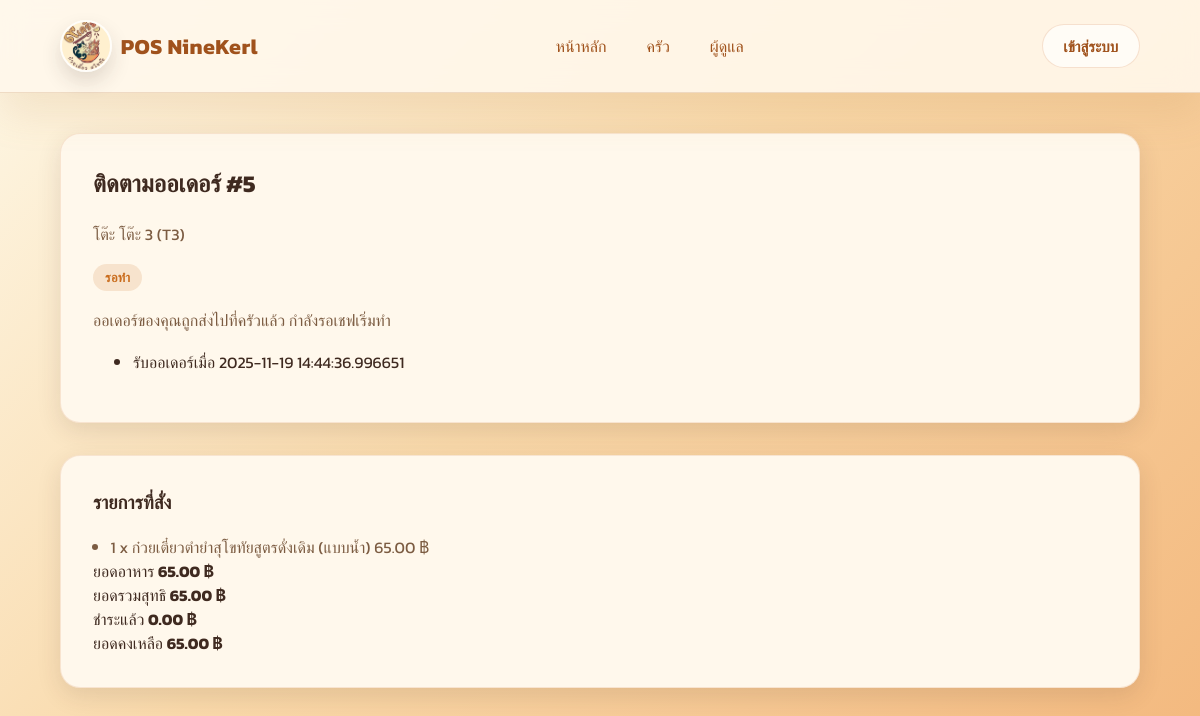
The app's page /order/5 with its own data.
### pos_app/models.py (models this page shows, shortened)
class DiningTable(Base):
    __tablename__ = "dining_tables"
    id: Mapped[int] = mapped_column(primary_key=True)
    name: Mapped[str] = mapped_column(String(50), nullable=False)
    code: Mapped[str] = mapped_column(String(20), nullable=False, unique=True)
    access_token: Mapped[str | None] = mapped_column(String(64), nullable=True)
    orders: Mapped[List["Order"]] = relationship(
        "Order", back_populates="table", cascade="all, delete-orphan"
    )

class MenuItem(Base):
    __tablename__ = "menu_items"
    __table_args__ = (UniqueConstraint("name", "category_id"),)
    id: Mapped[int] = mapped_column(primary_key=True)
    name: Mapped[str] = mapped_column(String(150), nullable=False)
    description: Mapped[str | None] = mapped_column(Text, nullable=True)
    price: Mapped[float] = mapped_column(Numeric(10, 2), nullable=False)
    is_available: Mapped[bool] = mapped_column(default=True, nullable=False)
    position: Mapped[int] = mapped_column(Integer, default=0, nullable=False)
    image_path: Mapped[str | None] = mapped_column(String(255), nullable=True)
    allow_special: Mapped[bool] = mapped_column(Boolean, default=False, nullable=False)
    special_price_delta: Mapped[float] = mapped_column(Numeric(10, 2), default=0, nullable=False)
    category_id: Mapped[int] = mapped_column(
        ForeignKey("menu_categories.id"), nullable=False
    )
    category: Mapped["MenuCategory"] = relationship("MenuCategory", back_populates="items")
    order_items: Mapped[List["OrderItem"]] = relationship("OrderItem", back_populates="menu_item")
    ingredients: Mapped[List["MenuItemIngredient"]] = relationship(
        "MenuItemIngredient",
        back_populates="menu_item",
        cascade="all, delete-orphan",
        order_by="MenuItemIngredient.id",
    )
    option_groups: Mapped[List["MenuOptionGroup"]] = relationship(
        "MenuOptionGroup",
        back_populates="menu_item",
        cascade="all, delete-orphan",
        order_by="MenuOptionGroup.position",
    )

### pos_app/views.py (the view)
@main_blueprint.route("/order/<int:order_id>")
def order_status_page(order_id: int):
    order = db_session.get(Order, order_id)
    if not order:
        abort(404, description="Order not found")
    return render_template("order_status.html", order=_order_to_dict(order))

### pos_app/models.py (called while the page is built)
    @property
    def subtotal(self) -> float:
        return float(sum((item.subtotal for item in self.items), 0.0))

    @property
    def discount(self) -> float:
        return float(self.discount_amount or 0)

    @property
    def service(self) -> float:
        return float(self.service_charge or 0)

    @property
    def tax_percentage(self) -> float:
        return float(self.tax_rate or 0)

    @property
    def tax_amount(self) -> float:
        taxable = max(self.subtotal - self.discount + self.service, 0.0)
        return round(taxable * (self.tax_percentage / 100), 2)

    @property
    def total(self) -> float:
        return self.grand_total

    @property
    def grand_total(self) -> float:
        return round(self.subtotal - self.discount + self.service + self.tax_amount, 2)

    @property
    def amount_paid(self) -> float:
        return float(sum((float(payment.amount) for payment in self.payments), 0.0))

    @property
    def balance_due(self) -> float:
        return round(self.grand_total - self.amount_paid, 2)

    @property
    def subtotal(self) -> float:
        price = self.unit_price if self.unit_price is not None else self.menu_item.price
        return float(price) * self.quantity

### templates/order_status.html (shortened to what this page needs)
{% extends "base.html" %}
{% block content %}
<section class="panel">
  <h2>ติดตามออเดอร์ #{{ order.id }}</h2>
  <p>โต๊ะ {{ order.table }} ({{ order.table_code }})</p>
  <div class="tracking-box">
    <span class="status-label status-{{ order.status }}">{{ order.status_label }}</span>
    <p>{{ order.status_hint }}</p>
    <ul class="tracking-history">
      <li>รับออเดอร์เมื่อ {{ order.created_at.replace("T", " ") }}</li>
    </ul>
  </div>
</section>
<section class="panel">
  <h3>รายการที่สั่ง</h3>
  <ul class="order-items">
    {% for item in order["items"] %}
    <li>
      <span>{{ item.quantity }} x {{ item.name }}</span>
      <span>{{ "%.2f"|format(item.subtotal) }} ฿</span>
    </li>
    {% endfor %}
  </ul>
  <div class="order-summary">
    <div>
      <span>ยอดอาหาร</span>
      <strong>{{ "%.2f"|format(order.subtotal) }} ฿</strong>
    </div>
    <div class="total-line">
      <span>ยอดรวมสุทธิ</span>
      <strong>{{ "%.2f"|format(order.grand_total) }} ฿</strong>
    </div>
    <div>
      <span>ชำระแล้ว</span>
      <strong>{{ "%.2f"|format(order.amount_paid) }} ฿</strong>
    </div>
    <div>
      <span>ยอดคงเหลือ</span>
      <strong>
        {% if order.balance_due > 0 %}
        {{ "%.2f"|format(order.balance_due) }} ฿
        {% else %}
        <span class="badge badge-success">ชำระครบ</span>
        {% endif %}
      </strong>
    </div>
  </div>
</section>
{% endblock %}

### static/css/main.css (style rules this page uses)
:root { --font-family: "Kanit", -apple-system, BlinkMacSystemFont, "Segoe UI", sans-serif; --color-bg: #fdf3dd; --color-surface: #fff8ec; --color-primary: #d38234; --color-primary-dark: #a0521c; --color-accent: #f2c061; --color-success: #3e7466; --color-warning: #c96b1b; --color-danger: #bf4432; --color-muted: #7c5c42; --color-text: #3f2a20; --shadow-sm: 0 8px 24px rgba(63, 42, 32, 0.12); --shadow-md: 0 20px 45px rgba(63, 42, 32, 0.18); --radius-lg: 20px; --radius-md: 14px; --radius-pill: 999px; }
*, *::before, *::after { box-sizing: border-box; }
body { margin: 0; font-family: var(--font-family); background: linear-gradient(135deg, #fef8e7 0%, #f9d9aa 45%, #f3b77c 100%); color: var(--color-text); min-height: 100vh; }
.panel { background: var(--color-surface); border-radius: var(--radius-lg); padding: 2rem; margin-bottom: 2rem; box-shadow: var(--shadow-sm); border: 1px solid rgba(208, 115, 47, 0.15); }
.panel h2, .panel h3, .panel h4 { margin-top: 0; color: var(--color-text); }
.panel p { color: var(--color-muted); line-height: 1.7; }
.order-items { margin: 0; padding-left: 1.1rem; color: var(--color-muted); display: flex; flex-direction: column; gap: 0.35rem; }
.status-label { display: inline-flex; align-items: center; justify-content: center; gap: 0.35rem; padding: 0.25rem 0.75rem; border-radius: var(--radius-pill); font-size: 0.8rem; font-weight: 600; text-transform: uppercase; letter-spacing: 0.02em; }
.status-pending { background: rgba(201, 107, 27, 0.15); color: var(--color-warning); }

### records on screen
DiningTable: table "โต๊ะ 3", table_code "T3"
MenuItem: name "ก๋วยเตี๋ยวตำยำสุโขทัยสูตรดั่งเดิม (แบบน้ำ)"

### other values on screen
{{ order.id }} "5"
{{ order.status_label }} "รอทำ"
{{ order.status_hint }} "ออเดอร์ของคุณถูกส่งไปที่ครัวแล้ว กำลังรอเชฟเริ่มทำ"
{{ order.created_at.replace("T", " ") }} "2025-11-19 14:44:36.996651"
{{ item.quantity }} "1"
{{ "%.2f"|format(item.subtotal) }} "65.00"
{{ "%.2f"|format(order.subtotal) }} "65.00"
{{ "%.2f"|format(order.grand_total) }} "65.00"
{{ "%.2f"|format(order.amount_paid) }} "0.00"
{{ "%.2f"|format(order.balance_due) }} "65.00"
